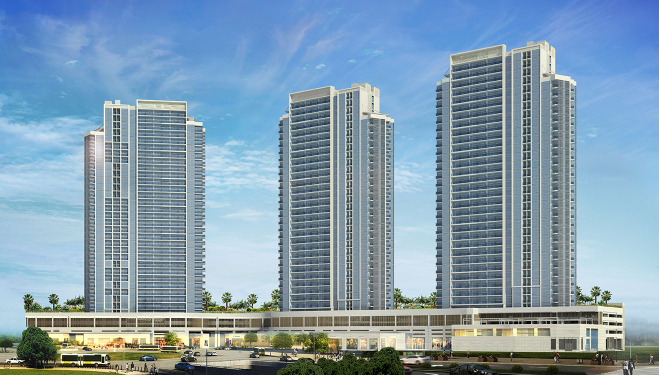
#> input picture seed-cpanel-deployment/DATA NEW/Akoya Carson Tower.jpg, 1317 x 749 px (shown at 1/2 size)
$ python remove_text_minimal2.py '../DATA NEW/Akoya Carson Tower.jpg' '../DATA NEW/Commerz 3.jpg'
#> lines starting #> are read from the running program, lines starting #| are printed output that depends on the picture; after the words box and inside, x2 and y2 are one past the last pixel; in counts of white or black regions, pixels touching at a corner belong together
import cv2
import numpy as np
import sys

def remove_text_minimal2(input_path, output_path):
#> called with input_path = '../DATA NEW/Akoya Carson Tower.jpg', output_path = '../DATA NEW/Commerz 3.jpg'
    img = cv2.imread(input_path)
#> img is the input picture: shape (749, 1317, 3); mean B, G, R 174.2, 155.9, 129.9
    if img is None:
        print('ERROR: cannot read', input_path)
        return 1
    gray = cv2.cvtColor(img, cv2.COLOR_BGR2GRAY)
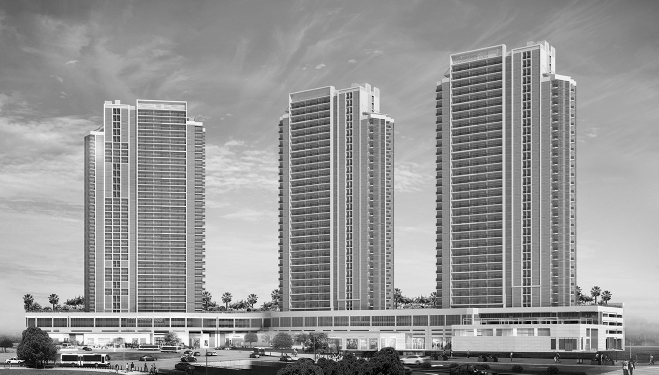
#> gray: shape (749, 1317) (shown at 1/2 size); min 0, max 255, mean 150.2
    hsv = cv2.cvtColor(img, cv2.COLOR_BGR2HSV)
#> hsv: shape (749, 1317, 3); mean H, S, V 87.1, 78.6, 180.2
    H = hsv[:, :, 0]
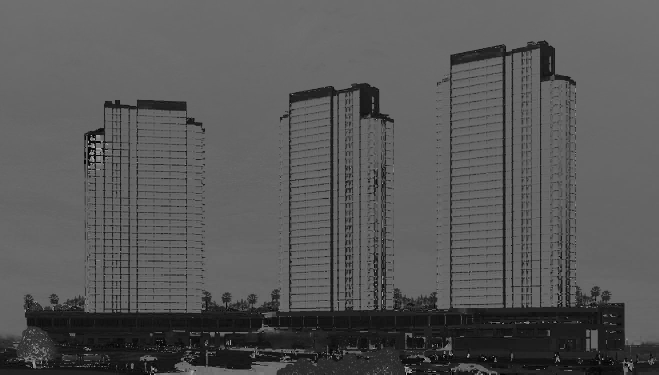
#> H: shape (749, 1317) (shown at 1/2 size); min 0, max 179, mean 87.1
    S = hsv[:, :, 1]
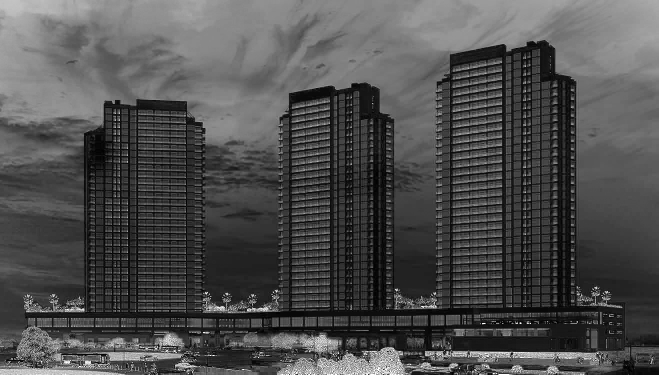
#> S: shape (749, 1317) (shown at 1/2 size); min 0, max 255, mean 78.6
    V = hsv[:, :, 2]
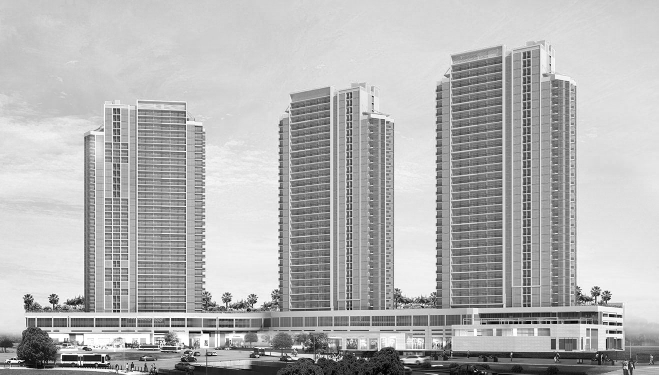
#> V: shape (749, 1317) (shown at 1/2 size); min 0, max 255, mean 180.2
    # narrow white and green masks
    mask_white = (V > 210) & (S < 60)
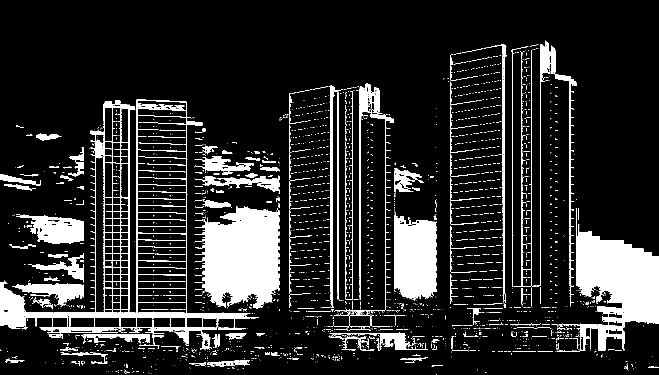
#> mask_white: shape (749, 1317) bool (shown at 1/2 size); 14.4% white; 2386 white regions (2188 under 20 px), largest, box (x1, y1, x2, y2) and area: (389, 412, 559, 617) 25443, (1153, 416, 1317, 702) 24445, (0, 199, 518, 697) 23422
    mask_green = (H >= 45) & (H <= 75) & (S > 90) & (V > 90)
#> mask_green: shape (749, 1317) bool; 0.11% white in thin lines or dots, all inside (x1, y1, x2, y2) = (0, 573, 1243, 749)
    color_mask = (mask_white | mask_green).astype('uint8') * 255
#> color_mask: shape (749, 1317); 14.5% white; 2685 white regions (2482 under 20 px), largest, box (x1, y1, x2, y2) and area: (389, 412, 559, 617) 25473, (1153, 416, 1317, 702) 24457, (0, 199, 518, 697) 23447

    # edge mask
    edges = cv2.Canny(gray, 60, 150)
#> edges: shape (749, 1317); 14.5% white in thin lines or dots, all inside (x1, y1, x2, y2) = (0, 80, 1317, 749)
    edges = cv2.dilate(edges, cv2.getStructuringElement(cv2.MORPH_ELLIPSE, (3,3)), iterations=1)
#> edges: shape (749, 1317); 36.9% white; 18 white regions (4 under 20 px), largest, box (x1, y1, x2, y2) and area: (0, 79, 1317, 749) 362645, (98, 233, 190, 246) 290, (447, 279, 490, 293) 264

    # intersect color + edges to keep strokes only
    mask = cv2.bitwise_and(color_mask, edges)
#> mask: shape (749, 1317); 4.7% white in thin lines or dots, all inside (x1, y1, x2, y2) = (0, 81, 1317, 749)

    # small closing to join strokes
    mask = cv2.morphologyEx(mask, cv2.MORPH_CLOSE, cv2.getStructuringElement(cv2.MORPH_RECT, (3,3)), iterations=1)
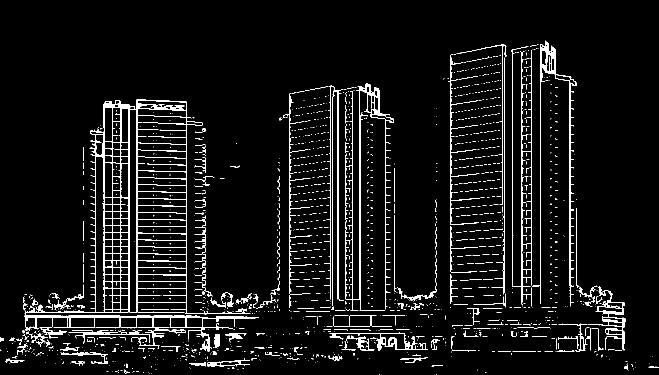
#> mask: shape (749, 1317) (shown at 1/2 size); 5.5% white in thin lines or dots, all inside (x1, y1, x2, y2) = (0, 81, 1317, 749)

    # remove large components
    contours, _ = cv2.findContours(mask.copy(), cv2.RETR_EXTERNAL, cv2.CHAIN_APPROX_SIMPLE)
#> contours = 1386 contours, 1320 with area under 20; largest, box (x1, y1, x2, y2) and area: (46, 199, 518, 703) 73610, (690, 166, 788, 622) 6341, (1023, 93, 1064, 613) 5498, (1064, 81, 1153, 613) 2900, (1175, 573, 1251, 701) 2226
    final_mask = np.zeros_like(mask)
    for cnt in contours:
        x,y,ww,hh = cv2.boundingRect(cnt)
        area = ww*hh
        if area < 2000 and hh>4 and ww>4:
            cv2.drawContours(final_mask, [cnt], -1, 255, -1)
#> this loop made 1386 passes
#> (x, y, ww, hh, area) on passes 19, 28, 29: (248, 739, 12, 8, 96), (464, 734, 5, 4, 20), (1297, 733, 20, 3, 60)
#> final_mask: shape (749, 1317); 0.84% white; 102 white regions (18 under 20 px), largest, box (x1, y1, x2, y2) and area: (415, 717, 500, 734) 660, (693, 671, 749, 701) 568, (79, 655, 134, 677) 402

    # small dilation to cover strokes fully
    final_mask = cv2.dilate(final_mask, cv2.getStructuringElement(cv2.MORPH_ELLIPSE, (5,3)), iterations=1)
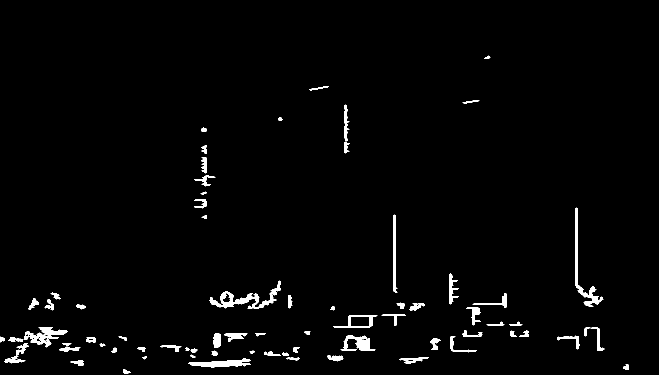
#> final_mask: shape (749, 1317) (shown at 1/2 size); 2% white; 73 white regions, largest, box (x1, y1, x2, y2) and area: (419, 561, 561, 618) 1917, (1151, 415, 1207, 614) 1552, (50, 654, 136, 695) 1293

    inpainted = cv2.inpaint(img, final_mask, 2, cv2.INPAINT_NS)
    cv2.imwrite(output_path, inpainted)
    print('Saved', output_path)
    return 0

if __name__ == '__main__':
    if len(sys.argv) < 3:
        print('Usage: remove_text_minimal2.py input.jpg output.png')
        sys.exit(1)
    sys.exit(remove_text_minimal2(sys.argv[1], sys.argv[2]))
#> (the program exits here)

$ run again, on seed-cpanel-deployment/DATA NEW/Deyaar Midtown.jpg
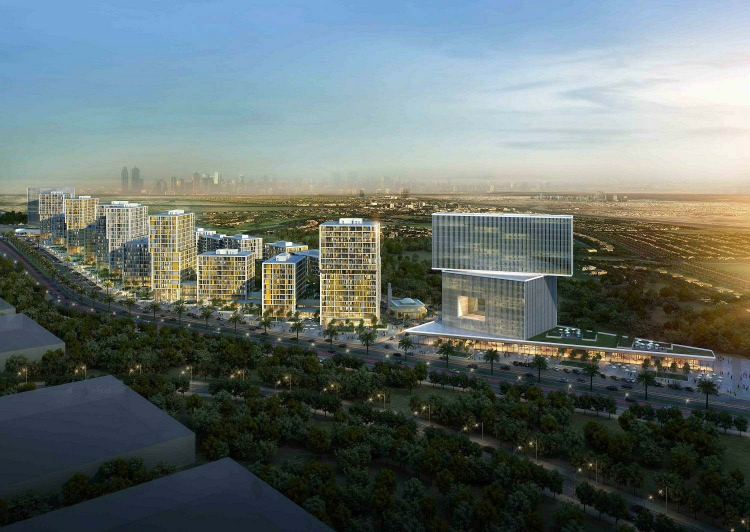
#> input picture seed-cpanel-deployment/DATA NEW/Deyaar Midtown.jpg, 1499 x 1064 px (shown at 1/2 size)
#> in remove_text_minimal2, img is the input picture: shape (1064, 1499, 3); mean B, G, R 109, 111.6, 100.5
#> hsv: shape (1064, 1499, 3); mean H, S, V 66.8, 86.3, 121.9
#> in remove_text_minimal2, `mask_white = (V > 210) & (S < 60)`:
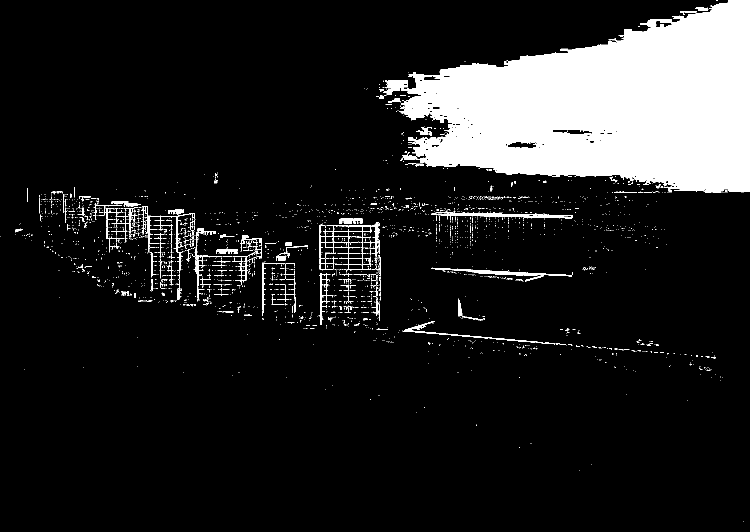
#> mask_white: shape (1064, 1499) bool (shown at 1/2 size); 12.6% white; 2797 white regions (2673 under 20 px), largest, box (x1, y1, x2, y2) and area: (766, 0, 1499, 385) 178445, (638, 445, 760, 544) 1750, (863, 423, 1146, 437) 1375
#> mask_green: shape (1064, 1499) bool; 0.01% white in thin lines or dots, all inside (x1, y1, x2, y2) = (147, 444, 566, 548)
#> contours = 1163 contours, 1124 with area under 20; largest, box (x1, y1, x2, y2) and area: (638, 445, 761, 631) 12218, (182, 396, 524, 603) 11977, (863, 417, 1146, 456) 1562, (863, 535, 1146, 563) 1128, (524, 523, 592, 632) 996
#> the loop in remove_text_minimal2, `for cnt in contours:` made 1163 passes
#> (x, y, ww, hh, area) on passes 33, 38, 41: (1408, 734, 13, 7, 91), (1398, 732, 8, 8, 64), (1378, 725, 9, 7, 63)
#> in remove_text_minimal2, `final_mask = cv2.dilate(final_mask, cv2.getStructuringElement(cv2.MORP..`:
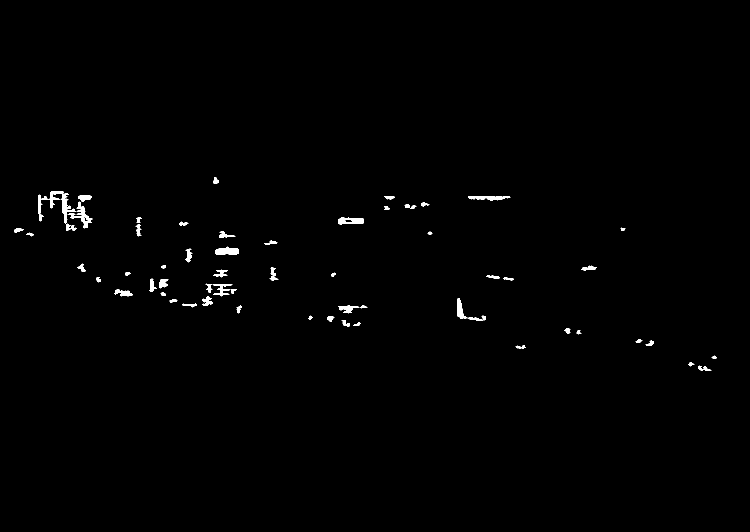
#> final_mask: shape (1064, 1499) (shown at 1/2 size); 0.64% white; 62 white regions, largest, box (x1, y1, x2, y2) and area: (136, 403, 185, 457) 684, (76, 382, 128, 428) 613, (121, 387, 152, 447) 593
